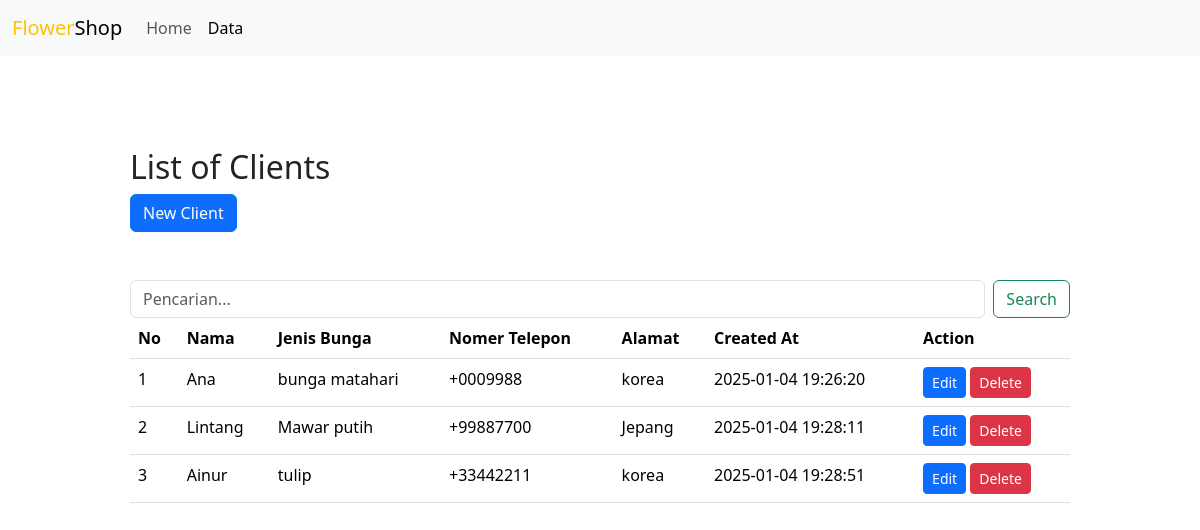
The app's page /data.php with its own data.
### tables this page shows
CREATE TABLE `data` (
  `no` int(11) NOT NULL,
  `nama` varchar(225) NOT NULL,
  `jenis_bunga` varchar(225) NOT NULL,
  `nomer_telepon` varchar(13) DEFAULT NULL,
  `alamat` varchar(225) DEFAULT NULL,
  `created_at` datetime NOT NULL DEFAULT current_timestamp()
);

### data.php (the view, shortened to what this page needs)
<!DOCTYPE html>
<html lang="en">
<head>
    <link rel="stylesheet" href="https://cdn.jsdelivr.net/npm/bootstrap@5.3.3/dist/css/bootstrap.min.css">
</head>
<body>
    <nav class="navbar navbar-expand-lg bg-body-tertiary fixed-top">
        <div class="container-fluid">
            <a class="navbar-brand" href="#"><span class="text-warning">Flower</span>Shop</a>
            <div class="collapse navbar-collapse" id="navbarSupportedContent">
                <ul class="navbar-nav me-auto mb-2 mb-lg-0">
                    <li class="nav-item">
                        <a class="nav-link" aria-current="page" href="index.php">Home</a>
                    </li>
                    <li class="nav-item">
                        <a class="nav-link active" aria-current="page" href="data.php">Data</a>
            </div>
        </div>
    </nav>
    <div class="container my-5">
        <h2>List of Clients</h2>
        <a class="btn btn-primary" href="/create.php" role="button">New Client</a>
        <br><br>
        <br>
        <form class="d-flex" role="search" method="GET" Action="data.php">
                    <input class="form-control me-2" type="text" id="live_search" name="live_search" autocomplete="off" placeholder="Pencarian..." aria-label="Search" value="<?php if (isset($_GET['live_search'])){echo $_GET['live_search']; } ?>">
                    <button class="btn btn-outline-success" type="submit">Search</button>
        </form>
        <table class="table">
            <thead>
                <tr>
                    <th>No</th>
                    <th>Nama</th>
                    <th>Jenis Bunga</th>
                    <th>Nomer Telepon</th>
                    <th>Alamat</th>
                    <th>Created At</th>
                    <th>Action</th>
                </tr>
            </thead>
            <tbody>
                <?php
                $servername = "localhost";
                $username = "root";
                $password = "";
                $database = "toko";
                $connection = new mysqli($servername, $username, $password, $database);
                if(isset($_GET['live_search'])){
                     $input=$_GET['live_search'];
                     $sql = "SELECT * FROM data WHERE nama LIKE '%".$input."%' OR jenis_bunga LIKE '%".$input."%' OR nomer_telepon LIKE '%".$input."%' OR alamat LIKE '%".$input."%' ";
                }
                else {
                $sql = "SELECT * FROM data";
                }
                $result = $connection->query($sql);
                while ($row = $result->fetch_assoc()) {
                    echo "
                    <tr>
                    <td>$row[no]</td>
                    <td>$row[nama]</td>
                    <td>$row[jenis_bunga]</td>
                    <td>$row[nomer_telepon]</td>
                    <td>$row[alamat]</td>
                    <td>$row[created_at]</td>
                    <td>
                        <a class='btn btn-primary btn-sm' href='/edit.php?no=$row[no]'>Edit</a>
                        <a class= 'btn btn-danger btn-sm' href='/delete.php?no=$row[no]'>Delete</a>
                    </td>
                </tr>
                ";
                }
                ?>
            </tbody>
        </table>
    </div>
</body>
</html>

### data.php (style rules this page uses)
.container { margin: 0 auto; padding: 100px; align-items: center; justify-content: center; }

### records on screen
data: no "1", nama "Ana", jenis_bunga "bunga matahari", nomer_telepon "+0009988", alamat "korea", created_at "2025-01-04 19:26:20"
data: no "2", nama "Lintang", jenis_bunga "Mawar putih", nomer_telepon "+99887700", alamat "Jepang", created_at "2025-01-04 19:28:11"
data: no "3", nama "Ainur", jenis_bunga "tulip", nomer_telepon "+33442211", alamat "korea", created_at "2025-01-04 19:28:51"
